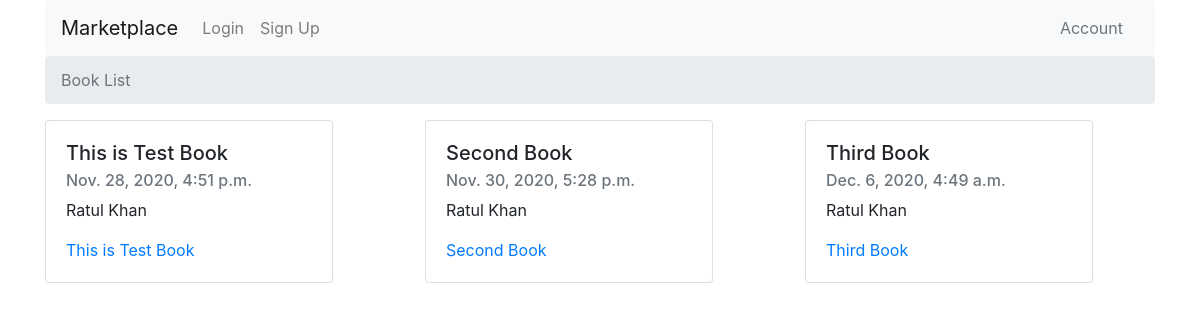
The page / on the database its author committed.
### books/models.py (models this page shows)
class Book(models.Model):
    authors = models.ManyToManyField(Author)
    title = models.CharField(max_length=100)
    publication_date = models.DateTimeField()
    isbn = models.CharField(max_length=16)
    slug = models.SlugField()
    cover = models.ImageField()
    price = models.FloatField()
    def __str__(self):
        return self.title
    def get_absolute_url(self):
        return reverse("books:book_detail", kwargs={
            'slug': self.slug
        })

class Author(models.Model):
    first_name = models.CharField(max_length=30)
    last_name = models.CharField(max_length=30)
    slug = models.SlugField()
    def __str__(self):
        return f"{self.first_name} {self.last_name}"

### books/views.py (the view)
# urls.py: path('', book_list, name='book_list'),
def book_list(request):
    queryset = Book.objects.all()
    context = {
        'queryset': queryset
    }
    return render(request, 'book_list.html', context)

### templates/book_list.html (shortened to what this page needs)
{% extends "base.html" %}
{% block breadcrumb %}
<nav aria-label="breadcrumb">
    <ol class="breadcrumb">
        <li class="breadcrumb-item active" aria-current="page">Book List</li>
    </ol>
</nav>
{% endblock breadcrumb %}
{% block content %}
<div class="row">
    {% for book in queryset %}
    <div class="col-md-4">
        <div class="card" style="width: 18rem;">
            <div class="card-body">
                <h5 class="card-title">{{book.title}}</h5>
                <h6 class="card-subtitle mb-2 text-muted">{{book.publication_date}}</h6>
                <p class="card-text">
                    {% for author in book.authors.all %}
                    <span>{{author}}</span>
                    {% endfor %}
                </p>
                <a href="{{ book.get_absolute_url }}" class="card-link">{{book}}</a>
            </div>
        </div>
    </div>
    {% endfor %}
</div>
{% endblock content %}

### rows shown on the page
Book: title "This is Test Book", publication_date "Nov. 28, 2020, 4:51 p.m."
Author: first_name+last_name "Ratul Khan"
Book: title "Second Book", publication_date "Nov. 30, 2020, 5:28 p.m."
Book: title "Third Book", publication_date "Dec. 6, 2020, 4:49 a.m."
